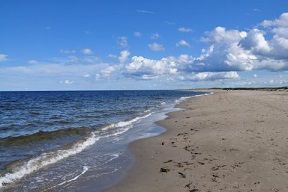
//> input picture OpenCV_Linux_Ubuntu/images/waves.jpg, 288 x 192 px
$ ./contentfinder   (built with g++ and OpenCV 4)
//> lines starting //> are read from the running program, lines starting //| are printed output that depends on the picture; after the words box and inside, x2 and y2 are one past the last pixel; in counts of white or black regions, pixels touching at a corner belong together
### opencv_linux/13_image_historgram/colorhistogram.hpp
/**
 * @File    : colorhistogram.hpp
 * @Brief   : 计算彩色图像的(三通道)的直方图
 * @Author  : Wei Li
 * @Date    : 2021-07-28
*/

#ifndef COLHISTOGRAM
#define COLHISTOGRAM

#include <opencv2/imgproc.hpp>

class ColorHistogram
{
private:
    int histSize[3];        // size of each dimension
    float hranges[2];       // range of values (same for the 3 dimensions)
    const float *ranges[3]; // array of ranges for each dimension
    int channels[3];        // channel to be considered

public:
    // 无参默认构造函数
    ColorHistogram()
    {
        // Prepare default arguments for a color histogram
        // each dimension has equal size and range
        histSize[0] = histSize[1] = histSize[2] = 256;
        hranges[0] = 0.0; // BRG range from 0 to 256
        hranges[1] = 256.0;
        ranges[0] = hranges; // in this class,
        ranges[1] = hranges; // all channels have the same range
        ranges[2] = hranges;
        channels[0] = 0; // the three channels: B
        channels[1] = 1; // G
        channels[2] = 2; // R
    }

    // 类的 set and get 方法, 实现对数据的封装
    // set histogram size for each dimension
    void setSize(int size)
    {
        // each dimension has equal size
        histSize[0] = histSize[1] = histSize[2] = size;
    }

    // Computes the histogram.
    cv::Mat getHistogram(const cv::Mat &image)
    {
        cv::Mat hist;

        // BGR color histogram
        hranges[0] = 0.0; // BRG range
        hranges[1] = 256.0;
        channels[0] = 0; // the three channels
        channels[1] = 1;
        channels[2] = 2;

        // Compute histogram
        cv::calcHist(&image,
                     1,         // histogram of 1 image only
                     channels,  // the channel used
                     cv::Mat(), // no mask is used
                     hist,      // the resulting histogram
                     3,         // it is a 3D histogram
                     histSize,  // number of bins
                     ranges     // pixel value range
        );

        return hist;
    }

    // Computes the histogram.
    // [26 lines left out: function getSparseHistogram, not called in this run]

    // Computes the 1D Hue histogram.
    // BGR source image is converted to HSV
    // Pixels with low saturation are ignored
    cv::Mat getHueHistogram(const cv::Mat &image, int minSaturation = 0)
    {
        cv::Mat hist;

        // Convert to HSV colour space
        cv::Mat hsv;
        cv::cvtColor(image, hsv, cv::COLOR_BGR2HSV);

        // Mask to be used (or not)
        cv::Mat mask;
        // creating the mask if required
        if (minSaturation > 0)
        {

            // Spliting the 3 channels into 3 images
            std::vector<cv::Mat> v;
            cv::split(hsv, v);

            // Mask out the low saturated pixels
            cv::threshold(v[1], mask, minSaturation, 255, cv::THRESH_BINARY);
        }

        // Prepare arguments for a 1D hue histogram
        hranges[0] = 0.0; // range is from 0 to 180
        hranges[1] = 180.0;
        channels[0] = 0; // the hue channel

        // Compute histogram
        cv::calcHist(&hsv,
                     1,        // histogram of 1 image only
                     channels, // the channel used
                     mask,     // binary mask
                     hist,     // the resulting histogram
                     1,        // it is a 1D histogram
                     histSize, // number of bins
                     ranges    // pixel value range
        );

        return hist;
    }

    // Computes the 2D ab histogram.
    // BGR source image is converted to Lab
    cv::Mat getabHistogram(const cv::Mat &image)
    {

        cv::Mat hist;

        // Convert to Lab color space
        cv::Mat lab;
        cv::cvtColor(image, lab, cv::COLOR_BGR2Lab);

        // Prepare arguments for a 2D color histogram
        hranges[0] = 0;
        hranges[1] = 256.0;
        channels[0] = 1; // the two channels used are ab
        channels[1] = 2;

        // Compute histogram
        cv::calcHist(&lab,
                     1,         // histogram of 1 image only
                     channels,  // the channel used
                     cv::Mat(), // no mask is used
                     hist,      // the resulting histogram
                     2,         // it is a 2D histogram
                     histSize,  // number of bins
                     ranges     // pixel value range
        );

        return hist;
    }
};

#endif

### opencv_linux/13_image_historgram/contentFinder.hpp
/**
 * @File    : contentFinder.hpp
 * @Brief   : 根据图像直方图属性查找图像特定内容； 反向投影直方图检测特定图像内容
 * @Author  : Wei Li
 * @Date    : 2021-07-28
*/

#ifndef CONTENTFINDER
#define CONTENTFINDER

#include <opencv2/imgproc.hpp>

class ContentFinder
{
private:
    // 直方图参数
    float hranges[2];
    const float *ranges[3];
    int channels[3];

    float threshold;   // 决策阈值 [0,1]
    cv::Mat histogram; // 直方图可能是稀疏的
    cv::SparseMat sparse_histogram;
    bool isSparse;

public:
    // 无参默认构造函数
    ContentFinder() : threshold(0.1f), isSparse(false)
    {
        // 所有通道数值范围相同
        ranges[0] = hranges;
        ranges[1] = hranges;
        ranges[2] = hranges;
    }

    // 该类的 get 和 set 方法
    void setThreshold(float threshold)
    {
        threshold = threshold;
    }
    // [4 lines left out: function getThreshold, not called in this run]

    void setHistogram(const cv::Mat &hist)
    {
        isSparse = false;
        // 直方图归一化
        cv::normalize(hist, histogram, 1.0);
    }
    // [6 lines left out: function setHistogram, not called in this run]

    // 利用 直方图方向投影 查找指定内容的像素(概率上)
    cv::Mat find(const cv::Mat &image)
    {
        cv::Mat result;

        hranges[0] = 0.0;
        hranges[1] = 256.0;
        channels[0] = 0;
        channels[1] = 1;
        channels[2] = 2;

        return find(image, hranges[0], hranges[1], channels);
    }
    // 单通道处理，重载版本，便于可以直接处理三个通道的
    // Finds the pixels belonging to the histogram
    cv::Mat find(const cv::Mat &image, float minValue, float maxValue, int *channels)
    {
        cv::Mat result;

        hranges[0] = minValue;
        hranges[1] = maxValue;

        // call the right function based on histogram type
        // 根据 稀疏 调用正确的版本
        if (isSparse)
        {
            for (int i = 0; i < sparse_histogram.dims(); ++i)
            {
                // 直方图的维度数与通道列表一致
                this->channels[i] = channels[i];
            }

            // 反向投影 OpenCV 函数
            cv::calcBackProject(&image,
                                1,                // 只使用一幅图像
                                channels,         // 通道
                                sparse_histogram, // 直方图
                                result,           // 反向投影的图像
                                ranges,           // 每个维度的值范围
                                255.0             // 选用的换算系数 把概率值从 1 映射到 255
            );
        }
        else
        {
            for (int i = 0; i < histogram.dims; i++)
            {
                this->channels[i] = channels[i];
            }

            cv::calcBackProject(&image,
                                1,         // we only use one image at a time
                                channels,  // vector specifying what histogram dimensions belong to what image channels
                                histogram, // the histogram we are using
                                result,    // the resulting back projection image
                                ranges,    // the range of values, for each dimension
                                255.0      // the scaling factor is chosen such that a histogram value of 1 maps to 255
            );
        }

        // 对反向投影结果做阈值化，得到二值图像
        if (threshold > 0.0)
        {
            cv::threshold(result, result, 255.0*threshold, 255.0, cv::THRESH_BINARY);
        }

        return result;
    }
};

#endif // CONTENTFINDER

### OpenCV_Linux_Ubuntu/13_image_historgram/histogram.hpp
/**
 * @File    : histogram.hpp
 * @Brief   : 计算灰度图的(单通道)的直方图
 * @Author  : Wei Li
 * @Date    : 2021-07-28
*/

#ifndef HISTOGRAM
#define HISTOGRAM

#include <opencv2/imgproc.hpp>

class Histogram1D
{
private:
    int histSize[1];        // 直方图中箱子的数量 num_bins
    float hranges[2];       // 数值范围
    const float *ranges[1]; // 数值范围的指针
    int channels[1];        // 要检查的通道数量

public:
    // 默认（无参）构造函数
    Histogram1D()
    {
        histSize[0] = 256; // 2^8 = 256
        hranges[0] = 0.0;
        hranges[1] = 256.0;
        ranges[0] = hranges; // 数组名即数组第一个元素的地址
        channels[0] = 0;     //只计算一个通道
    }

    // getter and setter methods
    // [31 lines left out: functions setChannel, getChannel, setRange, getMinValue, getMaxValue, setNumBins and 1 more, not called in this run]

    // 计算单通道图像的直方图
    cv::Mat getHistogram(const cv::Mat &image)
    {
        cv::Mat hist;
        // 利用 OpenCV 函数直接计算
        cv::calcHist(&image, 1, // 仅为一幅图像的直方图
                     channels,  // 使用的通道
                     cv::Mat(), // 不使用掩码
                     hist,      // 作为结果的直方图
                     1,         // 这是一维的直方图
                     histSize,  // 箱子数量
                     ranges     // 像素值的范围
        );
        return hist;
    };

    // 图像直方图以可视化形式展示
    cv::Mat getHistogramImage(const cv::Mat &image, int zoom = 1)
    {
        cv::Mat hist = getHistogram(image);
        // 类的静态方法实现柱状图
        return Histogram1D::getImageOfHistogram(hist, zoom);
    }

    // Stretches the source image using min number of count in bins.
    // 对图像直方图进行变换拉伸，增加图像对比度
    // [50 lines left out: function stretch, not called in this run]

    // Stretches the source image using percentile.
    /** 计算图像直方图
     * 图像由各种数值的像素构成。例如在单通道灰度图像中，每个像素都有一个 0（黑色） ~255（白色）的整数。
     * 对于每个灰度，都有不同数量的像素分布在图像内，具体取决于图片内容。
     * 直方图是一个简单的表格，表示一幅图像（有时是一组图像）中具有某个值的像素的数量。
     * 因此，灰度图像的直方图有 256 个项目，也叫箱子（ bin）。
     * 0 号箱子提供值为 0 的像素的数量，1 号箱子提供值为 1 的像素的数量，以此类推。
     * 很明显，如果把直方图的所有箱子进行累加，得到的结果就是像素的总数。
     * 也可以把直方图归一化，即所有箱子的累加和等于 1，每个箱子的数值表示对应的像素数量占总数的百分比。
     *
     * 通过伸展直方图，使它布满可用强度值的全部范围。
     * 这方法确实可以简单有效地提高图像质量，
     * 但很多时候，图像的视觉缺陷并不因为它使用的强度值范围太窄，
     * 而是因为部分强度值的使用频率远高于其他强度值
     */
    // 重载版本, 拉伸图像的直方图来增强图像对比度
    // [47 lines left out: function stretch, not called in this run]

    // 静态方法
    // an image representing a histogram 柱状图
    static cv::Mat getImageOfHistogram(const cv::Mat &hist, int zoom)
    {
        // 取得箱子值的最大值和最小值
        double maxVal = 0;
        double minVal = 0;
        cv::minMaxLoc(hist, &minVal, &maxVal, 0, 0);

        // 取得直方图的大小
        int histSize = hist.rows;

        // 用于显示直方图的方形图像
        cv::Mat histImg(histSize * zoom, histSize * zoom, CV_8U, cv::Scalar(255));

        // 设置最高点为 90%（即图像高度）的箱子个数
        int hpt = static_cast<int>(0.9 * histSize);

        // 为每个箱子画垂直线
        for (int h = 0; h < histSize; ++h)
        {
            float binVal = hist.at<float>(h);
            if (binVal > 0)
            {
                int intensity = static_cast<int>(binVal * hpt / maxVal);
                cv::line(histImg, cv::Point(h * zoom, histSize * zoom),
                         cv::Point(h * zoom, (histSize - intensity) * zoom),
                         cv::Scalar(0), zoom);
            }
        }

        return histImg;
    }

    // 使用查找表 静态方法 applyLookUp
    // lookup is 1x256 matrix
    // [24 lines left out: functions applyLookUp, applyLookUpWithIterator, not called in this run]

    /**直方图均衡化
     * 通过伸展直方图，使它布满可用强度值的全部范围。这方法确实可以简单有效地提高图像质量，
     * 但很多时候，图像的视觉缺陷并不因为它使用的强度值范围太窄，而是因为部分强度值的使用频率远高于其他强度值。
     *
     * 如：中等灰度的强度值非常多，而较暗和较亮的像素值则非常稀少。
     * 均衡对所有像素强度值的使用频率可以作为提高图像质量的一种手段
     * 这正是直方图均衡化这一概念背后的思想，也就是让图像的直方图尽可能地平稳
     *
     * 正确区分直方图均衡化和直方图归一化两个基本的概念
     * 图像的直方图计算； 直方图归一化； 直方图均衡化
     */
    // Equalizes the source image.
    // [7 lines left out: function equalize, not called in this run]
};

#endif // HISTOGRAM

### OpenCV_Linux_Ubuntu/13_image_historgram/contentfinder.cpp
/**
 * @File    : contentFinder.cpp
 * @Brief   : 根据图像直方图属性查找图像特定内容； 反向投影直方图检测特定图像内容
 * @Author  : Wei Li
 * @Date    : 2021-07-28
*/

#include <iostream>

#include <opencv2/highgui.hpp>

#include "histogram.hpp"
#include "contentFinder.hpp"
#include "colorhistogram.hpp"


// -----------------------------
int main(int argc, char **argv)
{
    cv::Mat image = cv::imread("./../images/waves.jpg", 0);
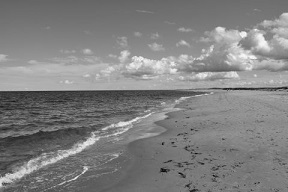
//> image: 192 rows x 288 cols, CV_8UC1; min 5, max 250, mean 128.1
    if (!image.data)
    {
        std::cerr << "Error reading image file." << std::endl;
        return 1;
    }

    // 定义特定内容的区域(ROI) —— 云彩
    cv::Mat imageROI;
    imageROI = image(cv::Rect(216, 33, 24, 30));
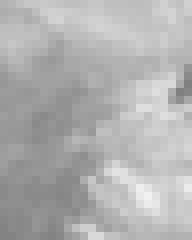
//> imageROI: 30 rows x 24 cols, CV_8UC1 (shown 8 times larger); min 127, max 240, mean 176.5
    // Display reference patch
    cv::namedWindow("Reference");
    cv::imshow("Reference", imageROI);
    // Find histogram of reference
    Histogram1D h;
    cv::Mat hist = h.getHistogram(imageROI);
//> in getHistogram, `cv::calcHist(&image, 1, channels, cv::Mat(), hist, 1, histSize, ranges..`: hist = 256 values, max 18 at index 190, min 0 at index 0, mean 2.81
    cv::namedWindow("Reference Hist");
    cv::imshow("Reference Hist", h.getHistogramImage(imageROI));
//> in getImageOfHistogram, `cv::minMaxLoc(hist, &minVal, &maxVal, 0, 0);`: maxVal = 18
//> the loop in getImageOfHistogram, `for (int h = 0; h < histSize; ++h)` made 256 passes
//> (binVal, intensity) on passes 128, 129, 131, 132, 134, 135, 136, 137, 138, 139, 140, 141: (1, 12), (1, 12), (1, 12), (3, 38), (1, 12), (4, 51), (5, 63), (2, 25), (9, 115), (7, 89), (9, 115), (9, 115)
//> binVal on passes 1 to 6: 0, 0, 0, 0, 0, 0
//> after the loop in getImageOfHistogram, `for (int h = 0; h < histSize; ++h)`:
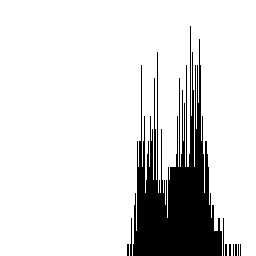
//> histImg: 256 rows x 256 cols, CV_8UC1; 86% white; 10 black regions (3 under 20 px), largest, box (x1, y1, x2, y2) and area: (133, 26, 222, 256) 8930, (130, 218, 132, 256) 50, (223, 218, 224, 256) 38

    // 实例化对象
    ContentFinder finder;
    // 直方图反向投影
    finder.setHistogram(hist);
//> in setHistogram, `cv::normalize(hist, histogram, 1.0);`: histogram = 256 values, max 0.216 at index 190, min 0 at index 0, mean 0.0338
    finder.setThreshold(-1.0f);
    cv::Mat result1;
    result1 = finder.find(image);
//> in find, `cv::threshold(result, result, 255.0*threshold, 255.0, cv::THRESH_BINAR..`: result: 192 rows x 288 cols, CV_8UC1; 13.9% white in thin lines or dots

    // 为提高可读性，对得到的二值化图像做了反色处理(negative image)，属于该区域的概率从亮（低概率）到暗（高概率）
    cv::Mat negative_img;
    result1.convertTo(negative_img, CV_8U, -1.0, 255.0);
//> negative_img: 192 rows x 288 cols, CV_8UC1; 86.1% white; black in thin lines or dots
    cv::namedWindow("Backprojection result");
    cv::imshow("Backprojection result", negative_img);

    // Get binary back-projection
    finder.setThreshold(0.12f);
    result1 = finder.find(image);

    // Draw a rectangle around the reference area
    cv::rectangle(image, cv::Rect(216, 33, 24, 30), cv::Scalar(0, 0, 0));

    // Display image
    cv::namedWindow("Image");
    cv::imshow("Image", image);
    // Display result
    cv::namedWindow("Detection Result");
    cv::imshow("Detection Result", result1);

    // 对彩色图像进行处理
	cv::Mat color = cv::imread("./../images/waves.jpg");
//> color is the input picture: 192 rows x 288 cols, CV_8UC3; mean B, G, R 162.8, 131.2, 108.8
    if (!color.data)
    {
        std::cerr << "Error reading image file." << std::endl;
        return 1;
    }

	ColorHistogram hc;

    // extract region of interest
    imageROI = color(cv::Rect(0, 0, 100, 45)); // blue sky area
//> imageROI: 45 rows x 100 cols, CV_8UC3

    // Get 3D colour histogram (8 bins per channel)
    hc.setSize(8); // 8x8x8
    cv::Mat shist = hc.getHistogram(imageROI);

    // set histogram to be back-projected
    finder.setHistogram(shist);
    finder.setThreshold(0.05f);

    // Get back-projection of color histogram
    result1 = finder.find(color);
//> in find (call 3), `cv::threshold(result, result, 255.0*threshold, 255.0, cv::THRESH_BINAR..`: result: 192 rows x 288 cols, CV_8UC1; 19.7% white; 33 white regions (29 under 20 px), largest, box (x1, y1, x2, y2) and area: (0, 0, 288, 56) 10754, (265, 32, 273, 40) 42, (258, 25, 267, 31) 24, (99, 47, 108, 51) 21

    cv::namedWindow("Color Detection Result");
    cv::imshow("Color Detection Result", result1);

    // Second color image
    cv::Mat color2 = cv::imread("./../images/dog.jpg");
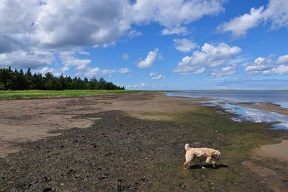
//> input picture OpenCV_Linux_Ubuntu/images/dog.jpg, 288 x 192 px
//> color2 is the input picture: 192 rows x 288 cols, CV_8UC3; mean B, G, R 132.9, 117.3, 105.9
    if (!color2.data)
    {
        std::cerr << "Error reading image file." << std::endl;
        return 1;
    }

    cv::namedWindow("Second Image");
    cv::imshow("Second Image", color2);

    // Get back-projection of color histogram
    cv::Mat result2 = finder.find(color2);
//> in find (call 4), `cv::threshold(result, result, 255.0*threshold, 255.0, cv::THRESH_BINAR..`: result: 192 rows x 288 cols, CV_8UC1; 7.7% white; 43 white regions (40 under 20 px), largest, box (x1, y1, x2, y2) and area: (181, 0, 288, 54) 2157, (79, 22, 192, 67) 1937, (266, 49, 276, 54) 21

    cv::namedWindow("Result color (2)");
    cv::imshow("Result color (2)", result2);

    // Get ab color histogram
    hc.setSize(256); // 256x256
    cv::Mat colorhist = hc.getabHistogram(imageROI);
//> in getabHistogram, `cv::cvtColor(image, lab, cv::COLOR_BGR2Lab);`: lab: 45 rows x 100 cols, CV_8UC3; mean of channels 0, 1, 2 133.9, 134.7, 79.6

    // display 2D histogram
    colorhist.convertTo(negative_img, CV_8U, -1.0, 255.0);
//> negative_img: 256 rows x 256 cols, CV_8UC1
    cv::namedWindow("ab histogram");
    cv::imshow("ab histogram", negative_img);

    // set histogram to be back-projected
    finder.setHistogram(colorhist);
    finder.setThreshold(0.05f);

    // 不同色彩空间的处理
    // Convert to Lab space
    cv::Mat lab;
    cv::cvtColor(color, lab, cv::COLOR_BGR2Lab);
//> lab: 192 rows x 288 cols, CV_8UC3; mean of channels 0, 1, 2 138.6, 130.2, 109.4

    // Get back-projection of ab histogram
    int ch[2] = {1, 2};
    result1 = finder.find(lab, 0, 256.0f, ch);
//> in find (call 5), `cv::threshold(result, result, 255.0*threshold, 255.0, cv::THRESH_BINAR..`: result: 192 rows x 288 cols, CV_8UC1; 15.1% white; 18 white regions (15 under 20 px), largest, box (x1, y1, x2, y2) and area: (0, 0, 252, 50) 8172, (251, 0, 266, 4) 31, (239, 20, 244, 27) 26

    cv::namedWindow("Result ab (1)");
    cv::imshow("Result ab (1)", result1);

    // Second colour image
    cv::cvtColor(color2, lab, cv::COLOR_BGR2Lab);
//> lab: 192 rows x 288 cols, CV_8UC3; mean of channels 0, 1, 2 124, 129.2, 119.5

    // Get back-projection of ab histogram
    result2 = finder.find(lab, 0, 256.0, ch);
//> in find (call 6), `cv::threshold(result, result, 255.0*threshold, 255.0, cv::THRESH_BINAR..`:
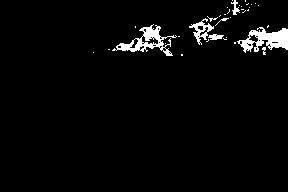
//> result: 192 rows x 288 cols, CV_8UC1; 3.2% white; 36 white regions (29 under 20 px), largest, box (x1, y1, x2, y2) and area: (237, 27, 288, 53) 685, (112, 24, 177, 56) 616, (189, 18, 214, 45) 224

    cv::namedWindow("Result ab (2)");
    cv::imshow("Result ab (2)", result2);

    // Draw a rectangle around the reference sky area
    cv::rectangle(color, cv::Rect(0, 0, 100, 45), cv::Scalar(0, 0, 0));
    cv::namedWindow("Color Image");
    cv::imshow("Color Image", color);

    // Get Hue colour histogram
    hc.setSize(180); // 180 bins
    colorhist = hc.getHueHistogram(imageROI);
//> in getHueHistogram, `cv::cvtColor(image, hsv, cv::COLOR_BGR2HSV);`: hsv: 45 rows x 100 cols, CV_8UC3; mean H, S, V 100, 168.2, 195.2
//> in getHueHistogram, `channels[0] = 0;`: channels = [0, 2, 2]
//> in getHueHistogram, `cv::calcHist(&hsv, 1, channels, mask, hist, 1, histSize, ranges );`: mask = empty; hist = 180 values, max 3375 at index 107, min 0 at index 1, mean 25
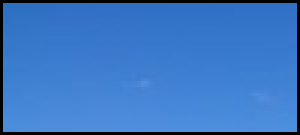
//> imageROI: 45 rows x 100 cols, CV_8UC3 (shown 3 times larger); mean B, G, R 195.2, 118.2, 57.9
//> colorhist has the same summary as hist in getHueHistogram

    // set histogram to be back-projected
    finder.setHistogram(colorhist);

    // Convert to HSV space
    cv::Mat hsv;
    cv::cvtColor(color, hsv, cv::COLOR_BGR2HSV);
//> hsv: 192 rows x 288 cols, CV_8UC3; mean H, S, V 83.1, 88.4, 166.5

    // Get back-projection of hue histogram
    ch[0] = 0;
    result1 = finder.find(hsv, 0.0f, 180.0f, ch);
//> in find (call 7), `cv::threshold(result, result, 255.0*threshold, 255.0, cv::THRESH_BINAR..`: result: 192 rows x 288 cols, CV_8UC1; 40% white; 188 white regions (161 under 20 px), largest, box (x1, y1, x2, y2) and area: (0, 0, 288, 139) 15868, (1, 1, 99, 44) 4198, (245, 66, 288, 87) 354

    cv::namedWindow("Result Hue (1)");
    cv::imshow("Result Hue (1)", result1);

    // Second colour image
    color2 = cv::imread("./../images/dog.jpg");
    if (color2.empty())
    {
        std::cerr << "Error reading image file." << std::endl;
        return 1;
    }

    // Convert to HSV space
    cv::cvtColor(color2, hsv, cv::COLOR_BGR2HSV);
//> hsv: 192 rows x 288 cols, CV_8UC3; mean H, S, V 63.4, 81.8, 144.2

    // Get back-projection of hue histogram
    result2 = finder.find(hsv, 0.0f, 180.0f, ch);
//> in find (call 8), `cv::threshold(result, result, 255.0*threshold, 255.0, cv::THRESH_BINAR..`:
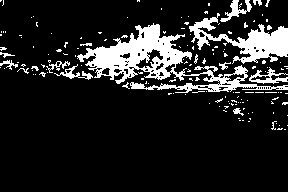
//> result: 192 rows x 288 cols, CV_8UC1; 13.9% white; 152 white regions (137 under 20 px), largest, box (x1, y1, x2, y2) and area: (77, 23, 288, 93) 4140, (189, 13, 288, 64) 1842, (249, 67, 288, 84) 253

    cv::namedWindow("Result Hue (2)");
    cv::imshow("Result Hue (2)", result2);

    cv::waitKey(0);
    cv::destroyAllWindows();
    return 0;
}
